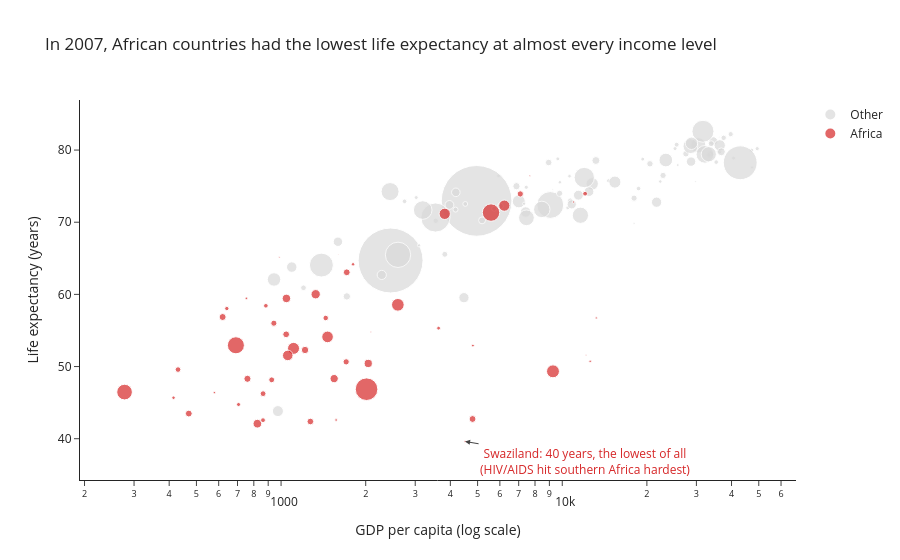

Write notebook code for a chart like this one.
### Markdown cell above
## Task 2 — Bubble chart: tell a story

**What to build:** A bubble chart (full 2007 dataset, all countries) where:
- x = GDP per capita (log scale)
- y = life expectancy
- size = population
- colour = ONE continent highlighted (your choice), all others grey
- At least one annotation explaining the highlighted group's story

> This is the grey-and-highlight technique applied to a bubble chart.

### Code cell
# Task 2
# YOUR CODE HERE

import numpy as np

d07 = df[df["year"] == 2007].copy()
d07["group"] = d07["continent"].where(d07["continent"] == "Africa", "Other")

fig = px.scatter(
    d07, x="gdpPercap", y="lifeExp", size="pop", color="group",
    hover_name="country", log_x=True, size_max=50,
    color_discrete_map={"Africa": "#d62728", "Other": "#d9d9d9"},
    category_orders={"group": ["Other", "Africa"]},
    labels={"gdpPercap": "GDP per capita (log scale)", "lifeExp": "Life expectancy (years)", "group": ""},
    title="In 2007, African countries had the lowest life expectancy at almost every income level",
)

sw = d07[d07["country"] == "Swaziland"].iloc[0]
fig.add_annotation(
    x=np.log10(sw["gdpPercap"]), y=sw["lifeExp"],
    text="Swaziland: 40 years, the lowest of all<br>(HIV/AIDS hit southern Africa hardest)",
    showarrow=True, arrowhead=2, ax=120, ay=20, font=dict(color="#d62728"),
)
fig.update_layout(template="simple_white")
fig.show()

### Figure 1 — Plotly figure (JSON) as saved in the notebook; plotly's stock layout.template omitted (floating-point values rounded to 4 significant figures)
{"data": [{"hovertemplate": "<b>%{hovertext}</b><br><br>=Other<br>GDP per capita (log scale)=%{x}<br>Life expectancy (years)=%{y}<br>pop=%{marker.size}<extra></extra>", "hovertext": ["Afghanistan", "Albania", "Argentina", "Australia", "Austria", "Bahrain", "Bangladesh", "Belgium", "Bolivia", "Bosnia and Herzegovina", "Brazil", "Bulgaria", "Cambodia", "Canada", "Chile", "China", "Colombia", "Costa Rica", "Croatia", "Cuba", "Czech Republic", "Denmark", "Dominican Republic", "Ecuador", "El Salvador", "Finland", "France", "Germany", "Greece", "Guatemala", "Haiti", "Honduras", "Hong Kong, China", "Hungary", "Iceland", "India", "Indonesia", "Iran", "Iraq", "Ireland", "Israel", "Italy", "Jamaica", "Japan", "Jordan", "Korea, Dem. Rep.", "Korea, Rep.", "Kuwait", "Lebanon", "Malaysia", "Mexico", "Mongolia", "Montenegro", "Myanmar", "Nepal", "Netherlands", "New Zealand", "Nicaragua", "Norway", "Oman", "Pakistan", "Panama", "Paraguay", "Peru", "Philippines", "Poland", "Portugal", "Puerto Rico", "Romania", "Saudi Arabia", "Serbia", "Singapore", "Slovak Republic", "Slovenia", "Spain", "Sri Lanka", "Sweden", "Switzerland", "Syria", "Taiwan", "Thailand", "Trinidad and Tobago", "Turkey", "United Kingdom", "United States", "Uruguay", "Venezuela", "Vietnam", "West Bank and Gaza", "Yemen, Rep."], "legendgroup": "Other", "marker": {"color": "#d9d9d9", "size": [31889923, 3600523, 40301927, 20434176, 8199783, 708573, 150448339, 10392226, 9119152, 4552198, 190010647, 7322858, 14131858, 33390141, 16284741, 1318683096, 44227550, 4133884, 4493312, 11416987, 10228744, 5468120, 9319622, 13755680, 6939688, 5238460, 61083916, 82400996, 10706290, 12572928, 8502814, 7483763, 6980412, 9956108, 301931, 1110396331, 223547000, 69453570, 27499638, 4109086, 6426679, 58147733, 2780132, 127467972, 6053193, 23301725, 49044790, 2505559, 3921278, 24821286, 108700891, 2874127, 684736, 47761980, 28901790, 16570613, 4115771, 5675356, 4627926, 3204897, 169270617, 3242173, 6667147, 28674757, 91077287, 38518241, 10642836, 3942491, 22276056, 27601038, 10150265, 4553009, 5447502, 2009245, 40448191, 20378239, 9031088, 7554661, 19314747, 23174294, 65068149, 1056608, 71158647, 60776238, 301139947, 3447496, 26084662, 85262356, 4018332, 22211743], "sizemode": "area", "sizeref": 527500.0, "symbol": "circle"}, "mode": "markers", "name": "Other", "orientation": "v", "showlegend": true, "type": "scatter", "x": [974.6, 5937.0, 12780.0, 34440.0, 36130.0, 29800.0, 1391.0, 33690.0, 3822.0, 7446.0, 9066.0, 10680.0, 1714.0, 36320.0, 13170.0, 4959.0, 7007.0, 9645.0, 14620.0, 8948.0, 22830.0, 35280.0, 6025.0, 6873.0, 5728.0, 33210.0, 30470.0, 32170.0, 27540.0, 5186.0, 1202.0, 3548.0, 39720.0, 18010.0, 36180.0, 2452.0, 3541.0, 11610.0, 4471.0, 40680.0, 25520.0, 28570.0, 7321.0, 31660.0, 4519.0, 1593.0, 23350.0, 47310.0, 10460.0, 12450.0, 11980.0, 3096.0, 9254.0, 944.0, 1091.0, 36800.0, 25190.0, 2749.0, 49360.0, 22320.0, 2606.0, 9809.0, 4173.0, 7409.0, 3190.0, 15390.0, 20510.0, 19330.0, 10810.0, 21650.0, 9787.0, 47140.0, 18680.0, 25770.0, 28820.0, 3970.0, 33860.0, 37510.0, 4185.0, 28720.0, 7458.0, 18010.0, 8458.0, 33200.0, 42950.0, 10610.0, 11420.0, 2442.0, 3025.0, 2281.0], "xaxis": "x", "y": [43.83, 76.42, 75.32, 81.23, 79.83, 75.64, 64.06, 79.44, 65.55, 74.85, 72.39, 73.0, 59.72, 80.65, 78.55, 72.96, 72.89, 78.78, 75.75, 78.27, 76.49, 78.33, 72.23, 74.99, 71.88, 79.31, 80.66, 79.41, 79.48, 70.26, 60.92, 70.2, 82.21, 73.34, 81.76, 64.7, 70.65, 70.96, 59.55, 78.89, 80.75, 80.55, 72.57, 82.6, 72.53, 67.3, 78.62, 77.59, 71.99, 74.24, 76.19, 66.8, 74.54, 62.07, 63.78, 79.76, 80.2, 72.9, 80.2, 75.64, 65.48, 75.54, 71.75, 71.42, 71.69, 75.56, 78.1, 78.75, 72.48, 72.78, 74.0, 79.97, 74.66, 77.93, 80.94, 72.4, 80.88, 81.7, 74.14, 78.4, 70.62, 69.82, 71.78, 79.42, 78.24, 76.38, 73.75, 74.25, 73.42, 62.7], "yaxis": "y"}, {"hovertemplate": "<b>%{hovertext}</b><br><br>=Africa<br>GDP per capita (log scale)=%{x}<br>Life expectancy (years)=%{y}<br>pop=%{marker.size}<extra></extra>", "hovertext": ["Algeria", "Angola", "Benin", "Botswana", "Burkina Faso", "Burundi", "Cameroon", "Central African Republic", "Chad", "Comoros", "Congo, Dem. Rep.", "Congo, Rep.", "Cote d'Ivoire", "Djibouti", "Egypt", "Equatorial Guinea", "Eritrea", "Ethiopia", "Gabon", "Gambia", "Ghana", "Guinea", "Guinea-Bissau", "Kenya", "Lesotho", "Liberia", "Libya", "Madagascar", "Malawi", "Mali", "Mauritania", "Mauritius", "Morocco", "Mozambique", "Namibia", "Niger", "Nigeria", "Reunion", "Rwanda", "Sao Tome and Principe", "Senegal", "Sierra Leone", "Somalia", "South Africa", "Sudan", "Swaziland", "Tanzania", "Togo", "Tunisia", "Uganda", "Zambia", "Zimbabwe"], "legendgroup": "Africa", "marker": {"color": "#d62728", "size": [33333216, 12420476, 8078314, 1639131, 14326203, 8390505, 17696293, 4369038, 10238807, 710960, 64606759, 3800610, 18013409, 496374, 80264543, 551201, 4906585, 76511887, 1454867, 1688359, 22873338, 9947814, 1472041, 35610177, 2012649, 3193942, 6036914, 19167654, 13327079, 12031795, 3270065, 1250882, 33757175, 19951656, 2055080, 12894865, 135031164, 798094, 8860588, 199579, 12267493, 6144562, 9118773, 43997828, 42292929, 1133066, 38139640, 5701579, 10276158, 29170398, 11746035, 12311143], "sizemode": "area", "sizeref": 527500.0, "symbol": "circle"}, "mode": "markers", "name": "Africa", "orientation": "v", "showlegend": true, "type": "scatter", "x": [6223.0, 4797.0, 1441.0, 12570.0, 1217.0, 430.1, 2042.0, 706.0, 1704.0, 986.1, 277.6, 3633.0, 1545.0, 2082.0, 5581.0, 12150.0, 641.4, 690.8, 13210.0, 752.7, 1328.0, 942.7, 579.2, 1463.0, 1569.0, 414.5, 12060.0, 1045.0, 759.3, 1043.0, 1803.0, 10960.0, 3820.0, 823.7, 4811.0, 619.7, 2014.0, 7670.0, 863.1, 1598.0, 1712.0, 862.5, 926.1, 9270.0, 2602.0, 4513.0, 1107.0, 883.0, 7093.0, 1056.0, 1271.0, 469.7], "xaxis": "x", "y": [72.3, 42.73, 56.73, 50.73, 52.3, 49.58, 50.43, 44.74, 50.65, 65.15, 46.46, 55.32, 48.33, 54.79, 71.34, 51.58, 58.04, 52.95, 56.73, 59.45, 60.02, 56.01, 46.39, 54.11, 42.59, 45.68, 73.95, 59.44, 48.3, 54.47, 64.16, 72.8, 71.16, 42.08, 52.91, 56.87, 46.86, 76.44, 46.24, 65.53, 63.06, 42.57, 48.16, 49.34, 58.56, 39.61, 52.52, 58.42, 73.92, 51.54, 42.38, 43.49], "yaxis": "y"}], "layout": {"annotations": [{"arrowhead": 2, "ax": 120, "ay": 20, "font": {"color": "#d62728"}, "showarrow": true, "text": "Swaziland: 40 years, the lowest of all<br>(HIV/AIDS hit southern Africa hardest)", "x": 3.655, "y": 39.61}], "legend": {"itemsizing": "constant", "title": {"text": ""}, "tracegroupgap": 0}, "title": {"text": "In 2007, African countries had the lowest life expectancy at almost every income level"}, "xaxis": {"anchor": "y", "domain": [0, 1], "title": {"text": "GDP per capita (log scale)"}, "type": "log"}, "yaxis": {"anchor": "x", "domain": [0, 1], "title": {"text": "Life expectancy (years)"}}}}
